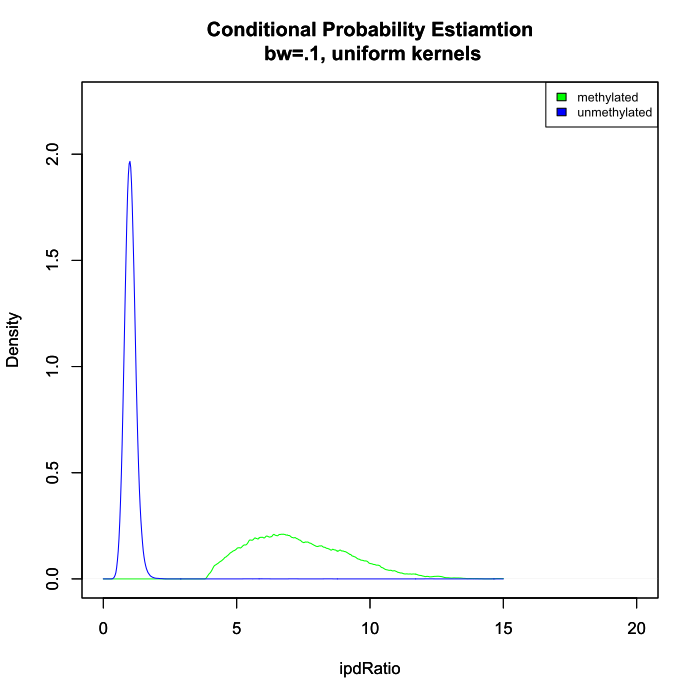

Write R code to recreate this figure.
 #Question2b
 #load data
 all1= read.csv("/Users/billy/Desktop/Biomi600/known-meth.csv")
 k_meth=data.frame(all1)
 all2= read.csv("/Users/billy/Desktop/Biomi600/known-unmeth.csv")
 k_unmeth=data.frame(all2)
 
 #cleanup data
 concat=left_join(k_unmeth,k_meth)
 
 m1=filter(k_meth, meth == "TRUE")
 m2=filter(k_unmeth,unmeth=="TRUE")
 
 #plot the pdf for mythelated 
 methIPD=m1$ipdRatio
 ipdRatio_pdf <- density(methIPD, bw=.1, kernel = "rectangular", from = 0, to = 15)
  plot(ipdRatio_pdf, xlim=c(0,15), ylim=c(0.00, 2.25), col='green', xlab = "ipdRatio", main = "Conditional Probability Estiamtion\n bw=.1, uniform kernels")
 
 par(new=TRUE)
 
 #and for unmythelated
 unmethIPD=m2$ipdRatio
 ipdRatio_pdf1 <- density(unmethIPD, bw=0.1, kernel = "rectangular", from = 0, to = 15)
 plot(ipdRatio_pdf1, xlim=c(0,15), ylim=c(0.00, 2.25), col='blue', xlab = "ipdRatio", main = "Conditional Probability Estiamtion\n bw=.1, uniform kernels")
 
 legend('topright', legend = c("methylated", "unmethylated"), fill = c("green", "blue"), cex = 0.75)
